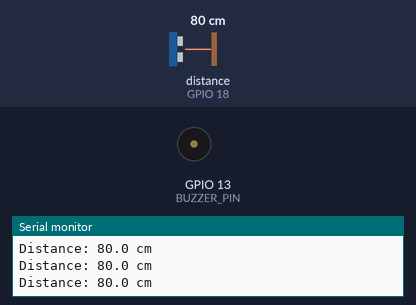
Bench run of a sketch on a simulated ESP32. On the bench: buzzer (waves = sounding, pin HIGH), the last lines printed to the serial monitor. Wiring (inferred from the names in the program): ultrasonic range finder: trigger GPIO 5; echo GPIO 18. Inputs (shaded band) come from the test bench; at power-on: distance to the obstacle (sensor on GPIO 18) 80 cm. The echo pulse lasts 58.3 µs per cm; pins used as bus, display or sensor lines are not drawn.

Above: at 1.2 s.
1.3 s: distance to the obstacle (sensor on GPIO 18) set to 56 cm
2.8 s: distance to the obstacle (sensor on GPIO 18) set to 45 cm
At 3.2 s:
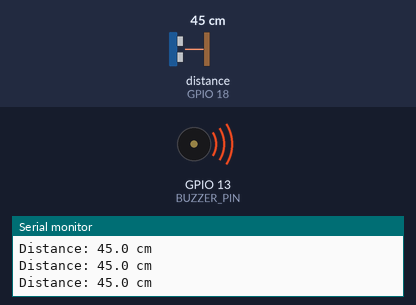
5.8 s: distance to the obstacle (sensor on GPIO 18) set to 12 cm
At 6.08 s:
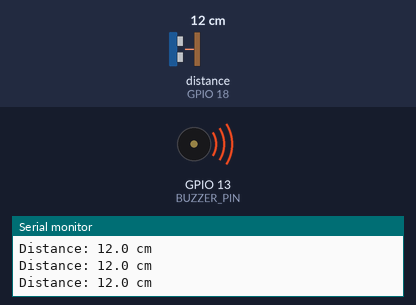
8.8 s: distance to the obstacle (sensor on GPIO 18) set to 9 cm
At 8.8 s:
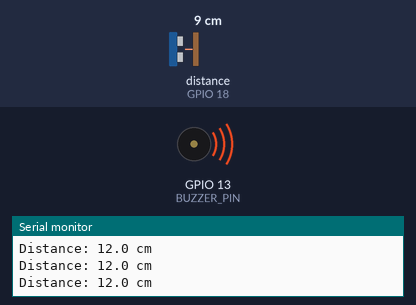
10.3 s: distance to the obstacle (sensor on GPIO 18) set to 60 cm
At 11.7 s:
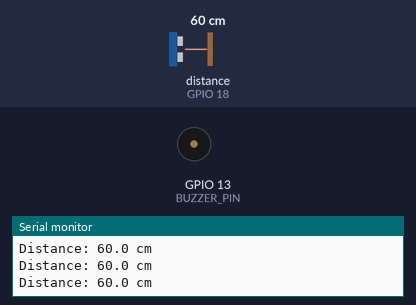
Timing chart, 0 to 12.8 s (numbered marks = the images above; inputs shaded):
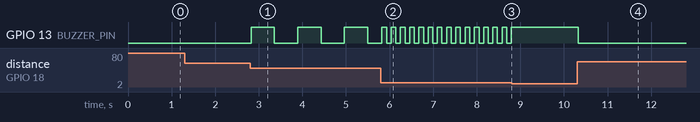

Measured:
- the behaviour switches between 51 and 50 cm on distance to the obstacle (sensor on GPIO 18) (found by bisection; images 0 and 1)
- the behaviour switches between 11 and 10 cm on distance to the obstacle (sensor on GPIO 18) (found by bisection; images 2 and 3)
- after the input at 2.8 s, GPIO 13 (BUZZER_PIN): alternates HIGH for 0.53 s and LOW for 0.54 s, starting at once
- after the input at 5.8 s, GPIO 13 (BUZZER_PIN): alternates HIGH for 0.11 s and LOW for 0.11 s, starting at once
- after the input at 8.8 s, GPIO 13 (BUZZER_PIN): stops changing and stays HIGH
- after the input at 10.3 s, GPIO 13 (BUZZER_PIN): HIGH → LOW at once

The sketch:

03_hcsr_buzzer.ino
```cpp
// Ultrasonic Sensor with Buzzer Alert Using ESP32
// No library required. Serial Monitor: 115200 baud.
//
// Wiring:
//   HC-SR04 VCC  -> 5V (VIN)      Buzzer +  -> GPIO 23
//   HC-SR04 GND  -> GND           Buzzer -  -> GND
//   HC-SR04 TRIG -> GPIO 5
//   HC-SR04 ECHO -> GPIO 18
//
// Behaviour (like a car parking sensor):
//   farther than ALERT_DISTANCE  -> silent
//   between the two distances    -> beeps, faster as the object gets closer
//   closer than DANGER_DISTANCE  -> continuous tone

#define TRIG_PIN   5
#define ECHO_PIN   18
#define BUZZER_PIN 13

#define ALERT_DISTANCE  50.0   // cm: start beeping below this
#define DANGER_DISTANCE 10.0   // cm: continuous tone below this

// Set to true if your buzzer is passive (needs a tone signal to make sound).
// Active buzzers (the common type with a sealed top) just need HIGH/LOW.
#define PASSIVE_BUZZER false
#define TONE_FREQ 2000         // Hz, used only for passive buzzers

unsigned long lastMeasure = 0;
unsigned long lastToggle = 0;
bool buzzerOn = false;
float distanceCm = -1;

void buzzer(bool on) {
  if (on == buzzerOn) return;
  buzzerOn = on;
  if (PASSIVE_BUZZER) {
    if (on) tone(BUZZER_PIN, TONE_FREQ);
    else    noTone(BUZZER_PIN);
  } else {
    digitalWrite(BUZZER_PIN, on ? HIGH : LOW);
  }
}

float readDistanceCm() {
  digitalWrite(TRIG_PIN, LOW);
  delayMicroseconds(2);
  digitalWrite(TRIG_PIN, HIGH);        // 10 µs trigger pulse
  delayMicroseconds(10);
  digitalWrite(TRIG_PIN, LOW);

  unsigned long duration = pulseIn(ECHO_PIN, HIGH, 30000UL);  // timeout ≈ 5 m
  if (duration < 116) return -1;       // no echo, or noise below the 2 cm minimum
  return duration * 0.0343 / 2.0;      // speed of sound 343 m/s, there and back
}

void setup() {
  Serial.begin(115200);
  pinMode(TRIG_PIN, OUTPUT);
  pinMode(ECHO_PIN, INPUT);
  pinMode(BUZZER_PIN, OUTPUT);
  digitalWrite(TRIG_PIN, LOW);
  buzzer(false);
  Serial.println("Ultrasonic buzzer alert ready");
}

void loop() {
  unsigned long now = millis();

  // Measure about every 60 ms (the sensor needs time for echoes to fade)
  if (now - lastMeasure >= 60) {
    lastMeasure = now;
    distanceCm = readDistanceCm();

    if (distanceCm < 0) Serial.println("Out of range");
    else                Serial.printf("Distance: %.1f cm\n", distanceCm);
  }

  // Buzzer pattern (non-blocking, so measuring never pauses)
  if (distanceCm < 0 || distanceCm >= ALERT_DISTANCE) {
    buzzer(false);                                   // nothing close: silent
  } else if (distanceCm < DANGER_DISTANCE) {
    buzzer(true);                                    // very close: continuous
  } else {
    // 10 cm -> beep every 80 ms, 50 cm -> every 600 ms
    unsigned long interval = map((long)distanceCm, (long)DANGER_DISTANCE,
                                 (long)ALERT_DISTANCE, 80, 600);
    if (now - lastToggle >= interval) {
      lastToggle = now;
      buzzer(!buzzerOn);
    }
  }
}
```
